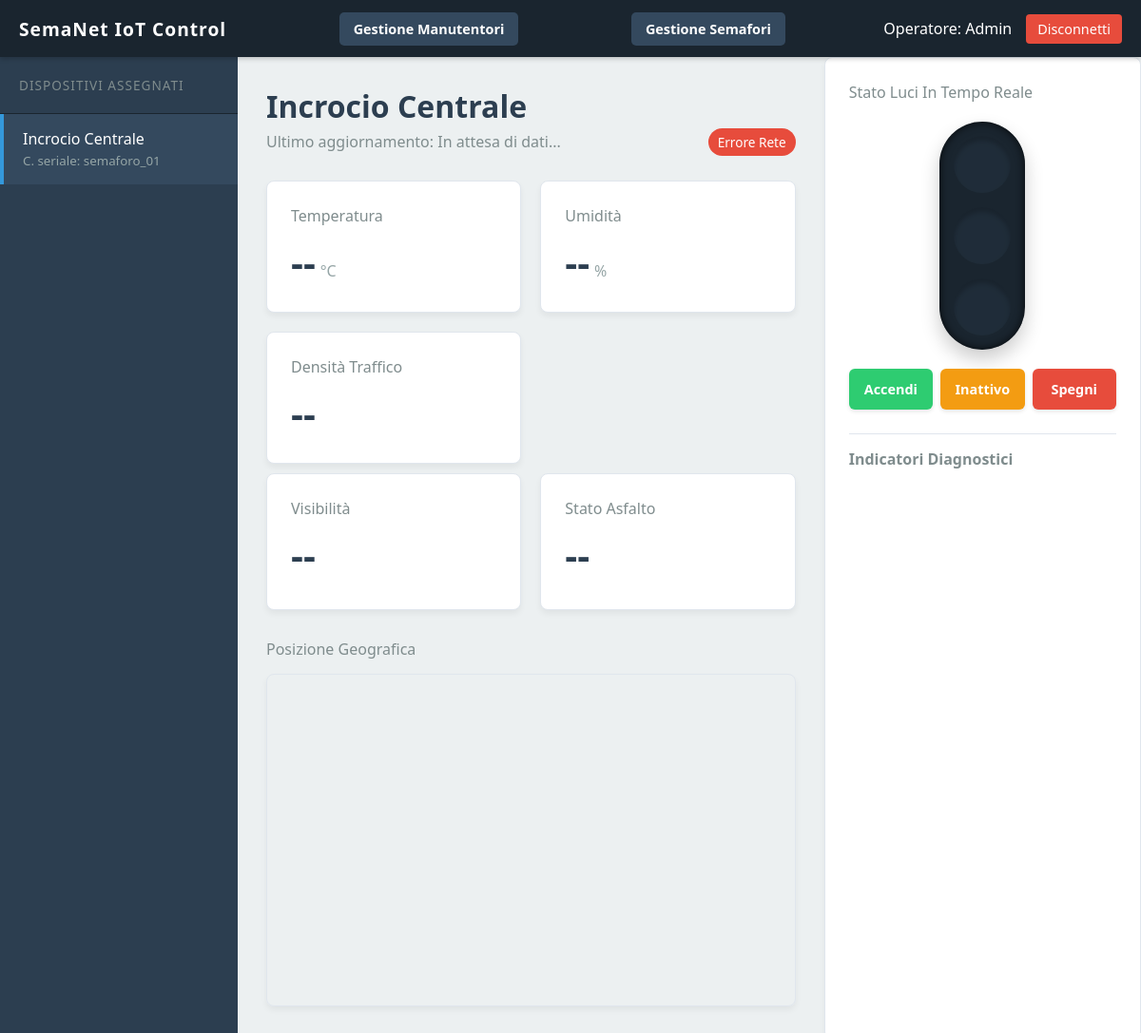
/dashboard.php (signed in), run on an earlier commit of the app's database.
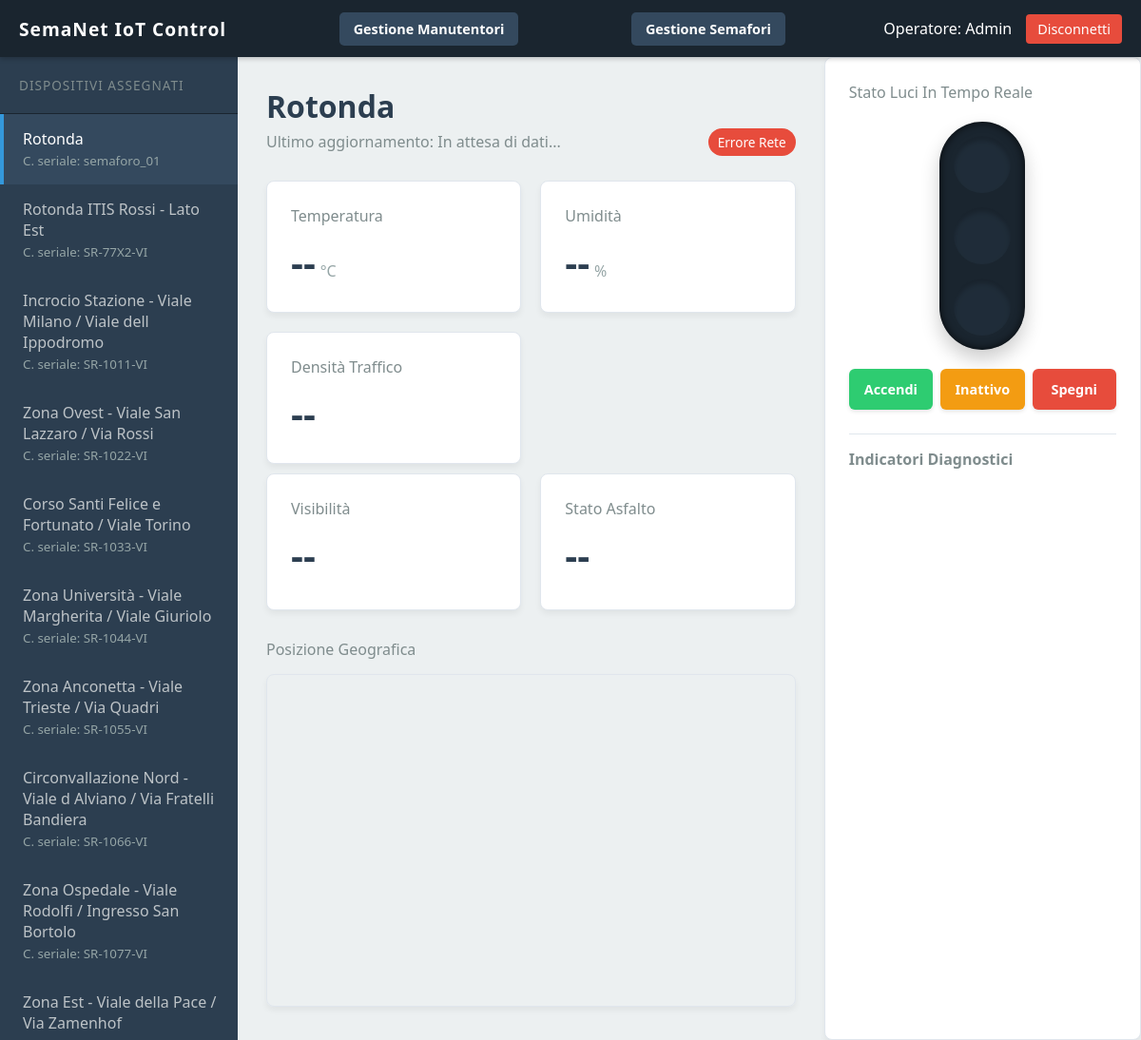
And on a later commit of the database.
### tables this page shows
CREATE TABLE `semafori` (
                            `id` bigint(20) NOT NULL,
                            `codice_seriale` varchar(100) NOT NULL,
                            `nome_incrocio` varchar(150) NOT NULL,
                            `password` varchar(255) NOT NULL,
                            `latitudine` decimal(10,8) DEFAULT NULL,
                            `longitudine` decimal(11,8) DEFAULT NULL,
                            `creato_at` timestamp NOT NULL DEFAULT current_timestamp(),
                            `aggiornato_at` timestamp NOT NULL DEFAULT current_timestamp() ON UPDATE current_timestamp()
);

### dashboard.php (the view, shortened to what this page needs)
<?php
require_once 'db.php';
$ruolo = $_SESSION['ruolo_id'];
if ($ruolo == 1) {
    $stmt = $pdo->query("SELECT id, codice_seriale, nome_incrocio, latitudine, longitudine FROM semafori ORDER BY id ASC");
}
$semafori = $stmt->fetchAll(PDO::FETCH_ASSOC);
$primo_semaforo = $semafori[0] ?? null;
?>
<!DOCTYPE html>
<html lang="it">
<head>
    <link rel="stylesheet" href="style.css">
</head>
<body>
<?php
require_once 'navbar.php';
?>
<div class="app-container">
    <aside class="sidebar">
        <div class="sidebar-title">Dispositivi Assegnati</div>
        <div id="lista-semafori">
            <?php foreach ($semafori as $s): ?>
                <div class="semaforo-item <?php echo ($primo_semaforo && $s['id'] == $primo_semaforo['id']) ? 'active' : ''; ?>"
                     data-id="<?php echo $s['id']; ?>"
                     data-nome="<?php echo htmlspecialchars($s['nome_incrocio']); ?>"
                     data-lat="<?php echo htmlspecialchars($s['latitudine']); ?>"
                     data-lng="<?php echo htmlspecialchars($s['longitudine']); ?>">
                    <?php echo htmlspecialchars($s['nome_incrocio']); ?><br>
                    <small style="color: #95a5a6;">C. seriale: <?php echo htmlspecialchars($s['codice_seriale']); ?></small>
                </div>
            <?php endforeach; ?>
        </div>
    </aside>
    <main class="main-content">
        <?php if ($primo_semaforo): ?>
            <div class="header-dati">
                <div>
                    <h1 id="titolo-incrocio"><?php echo htmlspecialchars($primo_semaforo['nome_incrocio']); ?></h1>
                    <p style="color: #7f8c8d; margin-top: 5px;">Ultimo aggiornamento: <span id="timestamp">In attesa di dati...</span></p>
                </div>
                <div>
                    <span class="status-badge" id="stato-connessione">Connesso</span>
                </div>
            </div>
            <div class="sensor-grid">
                <div class="card">
                    <h3>Temperatura</h3>
                    <span class="valore" id="val_temp">--</span><span class="unita">°C</span>
                </div>
                <div class="card">
                    <h3>Umidità</h3>
                    <span class="valore" id="val_umid">--</span><span class="unita">%</span>
                </div>
                <div class="card">
                    <h3>Densità Traffico</h3>
                    <span class="valore" id="val_traffico">--</span><span class="unita"></span>
                </div>
            </div>
            <div class="sensor-grid">
                <div class="card">
                    <h3>Visibilità</h3>
                    <span class="valore" id="val_visibilita" >--</span>
                </div>
                <div class="card">
                    <h3>Stato Asfalto</h3>
                    <span class="valore" id="val_pioggia">--</span>
                </div>
            </div>
            <div class="map-container" style="margin-top: 30px;">
                <h3 style="margin-bottom: 15px; color: #7f8c8d; font-size: 1rem; font-weight: 500;">Posizione Geografica</h3>
                <?php if ($primo_semaforo): ?>
                    <iframe id="mappa-google"
                            width="100%"
                            height="350"
                            style="border: 1px solid #e0e6ed; border-radius: 8px; box-shadow: 0 4px 6px rgba(0,0,0,0.05);"
                            loading="lazy"
                            allowfullscreen
                            src="https://maps.google.com/maps?q=<?php echo $primo_semaforo['latitudine']; ?>,<?php echo $primo_semaforo['longitudine']; ?>+(Semaforo:+<?php echo urlencode($primo_semaforo['codice_seriale']); ?>)&z=18&output=embed">
                    </iframe>
                <?php endif; ?>
            </div>
        <?php else: ?>
            <h2>Nessun dispositivo assegnato</h2>
            <p>Contatta l'amministratore di sistema per richiedere l'assegnazione dei semafori.</p>
        <?php endif; ?>
    </main>
    <div class="card" style="text-align: left;">
        <h3>Stato Luci In Tempo Reale</h3>
        <div class="semaforo-grafico">
            <div class="luce rossa" id="luce-rosso"></div>
            <div class="luce gialla" id="luce-giallo"></div>
            <div class="luce verde" id="luce-verde"></div>
        </div>
        <div class="pulsantiera-semaforo">
            <button class="btn-power btn-accendi" onclick="impostaStatoSemaforo('attivo')">
                Accendi
            </button>
            <button class="btn-power btn-inattivo" onclick="impostaStatoSemaforo('inattivo')">
                Inattivo
            </button>
            <button class="btn-power btn-spegni" onclick="impostaStatoSemaforo('spento')">
                Spegni
            </button>
        </div>
        <div style="margin-top: 25px; border-top: 1px solid #e0e6ed; padding-top: 15px;">
            <h4 style="color: #7f8c8d; margin-bottom: 10px; font-size: 1rem; text-align: left;">Indicatori Diagnostici</h4>
        </div>
    </div>
</div>
</body>
</html>

### navbar.php
<?php
$etichetta_ruolo = (isset($_SESSION['ruolo_id']) && $_SESSION['ruolo_id'] == 1) ? 'Admin' : 'Tecnico';
?>
<nav class="navbar">
    <div class="brand">SemaNet IoT Control</div>
    <?php if (isset($_SESSION['ruolo_id']) && $_SESSION['ruolo_id'] == 1): ?>
        <a href="gestione_manutentori.php" style="background-color: #34495e; color: white; padding: 8px 15px; border-radius: 5px; text-decoration: none; font-weight: 600; font-size: 0.9rem; margin-left: 15px; transition: background-color 0.2s;">
             Gestione Manutentori
        </a>
        <a href="gestione_semafori.php" style="background-color: #34495e; color: white; padding: 8px 15px; border-radius: 5px; text-decoration: none; font-weight: 600; font-size: 0.9rem; margin-left: 15px; transition: background-color 0.2s;">
             Gestione Semafori
        </a>
    <?php endif; ?>
    <div class="user-info">
        <span>Operatore: <?php echo $etichetta_ruolo; ?></span>
        <a href="logout.php" class="btn-logout">Disconnetti</a>
    </div>
</nav>

### style.css (style rules this page uses)
:root { --nav-bg: #1a252f; --side-bg: #2c3e50; --side-hover: #34495e; --accent: #3498db; --bg-main: #ecf0f1; --text-dark: #2c3e50; --text-light: #bdc3c7; --card-bg: #ffffff; }
* { box-sizing: border-box; margin: 0; padding: 0; font-family: 'Segoe UI', system-ui, sans-serif; }
body { background-color: var(--bg-main); color: var(--text-dark); display: flex; flex-direction: column; height: 100vh; overflow: hidden; }
.navbar { background-color: var(--nav-bg); color: white; height: 60px; display: flex; align-items: center; justify-content: space-between; padding: 0 20px; box-shadow: 0 2px 5px rgba(0,0,0,0.2); z-index: 10; }
.navbar .brand { font-size: 1.2rem; font-weight: 600; letter-spacing: 1px; }
.navbar .user-info { display: flex; align-items: center; gap: 15px; }
.btn-logout { background-color: #e74c3c; color: white; text-decoration: none; padding: 6px 12px; border-radius: 4px; font-size: 0.9rem; transition: background 0.2s; }
.app-container { display: flex; flex: 1; height: calc(100vh - 60px); }
.sidebar { width: 250px; background-color: var(--side-bg); color: var(--text-light); display: flex; flex-direction: column; overflow-y: auto; }
.sidebar-title { padding: 20px; font-size: 0.85rem; text-transform: uppercase; letter-spacing: 1px; color: #7f8c8d; border-bottom: 1px solid #1a252f; }
.semaforo-item { padding: 15px 20px; cursor: pointer; border-left: 4px solid transparent; transition: all 0.2s; }
.semaforo-item.active { background-color: var(--side-hover); border-left-color: var(--accent); color: white; font-weight: 500; }
.main-content { flex: 1; padding: 30px; overflow-y: auto; }
.header-dati { margin-bottom: 30px; display: flex; justify-content: space-between; align-items: flex-end; }
.sensor-grid { display: grid; grid-template-columns: repeat(auto-fit, minmax(250px, 1fr)); gap: 20px; margin-top: 10px; }
.card { background-color: var(--card-bg); padding: 25px; border-radius: 8px; box-shadow: 0 4px 6px rgba(0,0,0,0.05); border: 1px solid #e0e6ed; }
.card h3 { font-size: 1rem; color: #7f8c8d; margin-bottom: 10px; font-weight: 500; }
.card .valore { font-size: 2.5rem; font-weight: 700; color: var(--text-dark); }
.unita { font-size: 1rem; color: #95a5a6; margin-left: 5px; }
.status-badge { padding: 5px 10px; border-radius: 20px; font-size: 0.85rem; background-color: #2ecc71; color: white; }
.semaforo-grafico { background-color: #1a252f; width: 90px; padding: 15px; border-radius: 50px; display: flex; flex-direction: column; gap: 15px; align-items: center; box-shadow: inset 0 0 10px rgba(0,0,0,0.8), 0 10px 20px rgba(0,0,0,0.2); margin: 20px auto; }
.luce { width: 60px; height: 60px; border-radius: 50%; background-color: #2c3e50; opacity: 0.3; transition: all 0.3s ease; box-shadow: inset 0 5px 5px rgba(0,0,0,0.5); }
.pulsantiera-semaforo { display: flex; gap: 8px; margin-top: 20px; }
.btn-power { flex: 1; padding: 12px 5px; border: none; border-radius: 6px; font-size: 0.9rem; font-weight: 600; cursor: pointer; color: white; transition: transform 0.1s, opacity 0.2s; box-shadow: 0 2px 4px rgba(0,0,0,0.1); text-align: center; }
.btn-accendi { background-color: #2ecc71; }
.btn-inattivo { background-color: #f39c12; }
.btn-spegni { background-color: #e74c3c; }

What changed in the data, as far as the page shows it:
changed semafori "semaforo_01": nome_incrocio "Incrocio Centrale" → "Rotonda"
added semafori: nome_incrocio "Rotonda ITIS Rossi - Lato Est", codice_seriale "SR-77X2-VI"
added semafori: nome_incrocio "Incrocio Stazione - Viale Milano / Viale dell Ippodromo", codice_seriale "SR-1011-VI"
added semafori: nome_incrocio "Zona Ovest - Viale San Lazzaro / Via Rossi", codice_seriale "SR-1022-VI"
added semafori: nome_incrocio "Corso Santi Felice e Fortunato / Viale Torino", codice_seriale "SR-1033-VI"
added semafori: nome_incrocio "Zona Università - Viale Margherita / Viale Giuriolo", codice_seriale "SR-1044-VI"
added semafori: nome_incrocio "Zona Anconetta - Viale Trieste / Via Quadri", codice_seriale "SR-1055-VI"
added semafori: nome_incrocio "Circonvallazione Nord - Viale d Alviano / Via Fratelli Bandiera", codice_seriale "SR-1066-VI"
added semafori: nome_incrocio "Zona Ospedale - Viale Rodolfi / Ingresso San Bortolo", codice_seriale "SR-1077-VI"
added semafori: nome_incrocio "Zona Est - Viale della Pace / Via Zamenhof"
